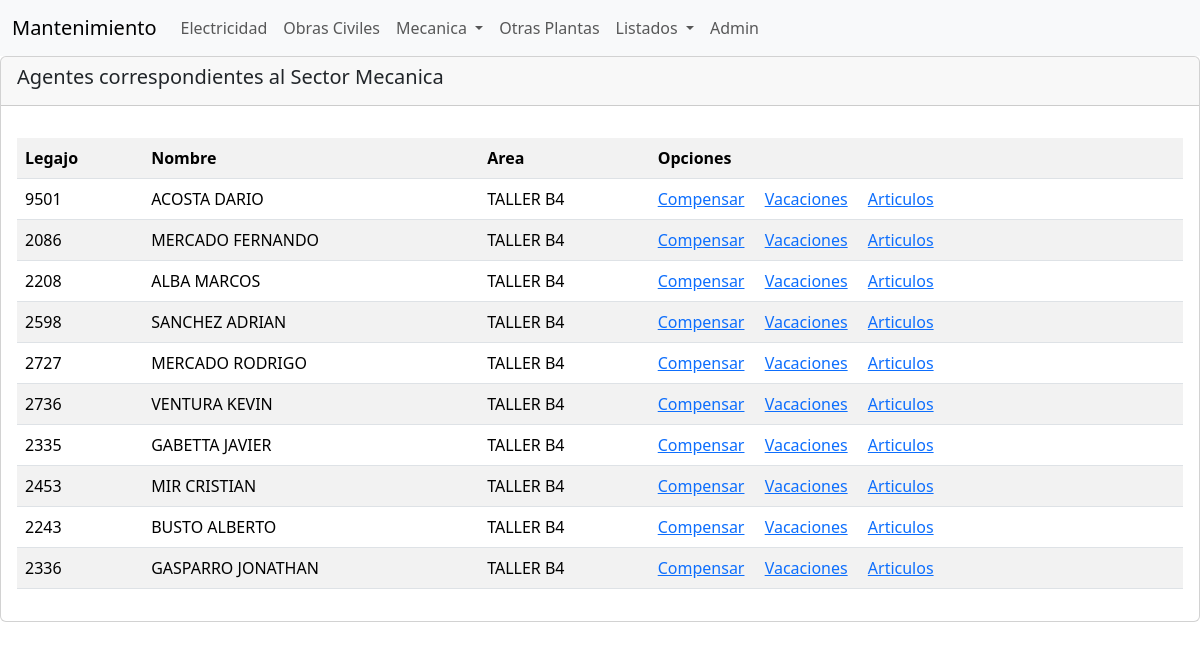
The page /mecanica/7 on the database its author committed.
### Agentes/models.py (models this page shows, shortened)
class Agente(models.Model):
    legajo = models.CharField(primary_key=True, max_length=4)
    nombre = models.CharField(max_length=50)
    area = models.ForeignKey(Area,null=True,blank=True,on_delete=models.CASCADE)

class Area (models.Model):
    nombre = models.CharField(max_length=30)
    sector = models.ForeignKey(Sector,null=True,blank=True,on_delete=models.CASCADE)
    def __str__ (self):
        textoarea = "{0}"
        return textoarea.format(self.nombre)

### Agentes/views.py (the view)
# urls.py: path('mecanica/<area>', views.mecanica),
def mecanica(request, area):
    listagentes = Agente.objects.filter(area=area)
    return render(request, "mecanica.html", {"agentes":listagentes})

### Agentes/Templates/mecanica.html
{% extends "./base.html" %}
{% block content %}
        <h5>Agentes correspondientes al Sector Mecanica</h5>
{% endblock %}
{% block body %}
  <div class="d-flex justify-content-center">
    <table class="table table-striped">
        <tr >
          <th>Legajo</th>
          <th>Nombre</th>
          <th>Area</th>
          <th>Opciones</th>
        </tr>
          {% for c in agentes %}
          <tr>
          <td>{{c.legajo}}</td>
          <td>{{c.nombre}}</td>
          <td>{{c.area}}</td>
          <td><a href="../compensatorios/{{c.legajo}}">Compensar</a>&emsp;
              <a href="../vacaciones/{{c.legajo}}">Vacaciones</a>&emsp;
              <a href="../articulos/{{c.legajo}}">Articulos</a></td>
        </tr>
          {% endfor %}
    </table>
</div>
{% endblock %}

### rows shown on the page
Agente: legajo "9501", nombre "ACOSTA DARIO", area "TALLER B4"
Agente: legajo "2086", nombre "MERCADO FERNANDO", area "TALLER B4"
Agente: legajo "2208", nombre "ALBA MARCOS", area "TALLER B4"
Agente: legajo "2598", nombre "SANCHEZ ADRIAN", area "TALLER B4"
Agente: legajo "2727", nombre "MERCADO RODRIGO", area "TALLER B4"
Agente: legajo "2736", nombre "VENTURA KEVIN", area "TALLER B4"
Agente: legajo "2335", nombre "GABETTA JAVIER", area "TALLER B4"
Agente: legajo "2453", nombre "MIR CRISTIAN", area "TALLER B4"
Agente: legajo "2243", nombre "BUSTO ALBERTO", area "TALLER B4"
Agente: legajo "2336", nombre "GASPARRO JONATHAN", area "TALLER B4"
